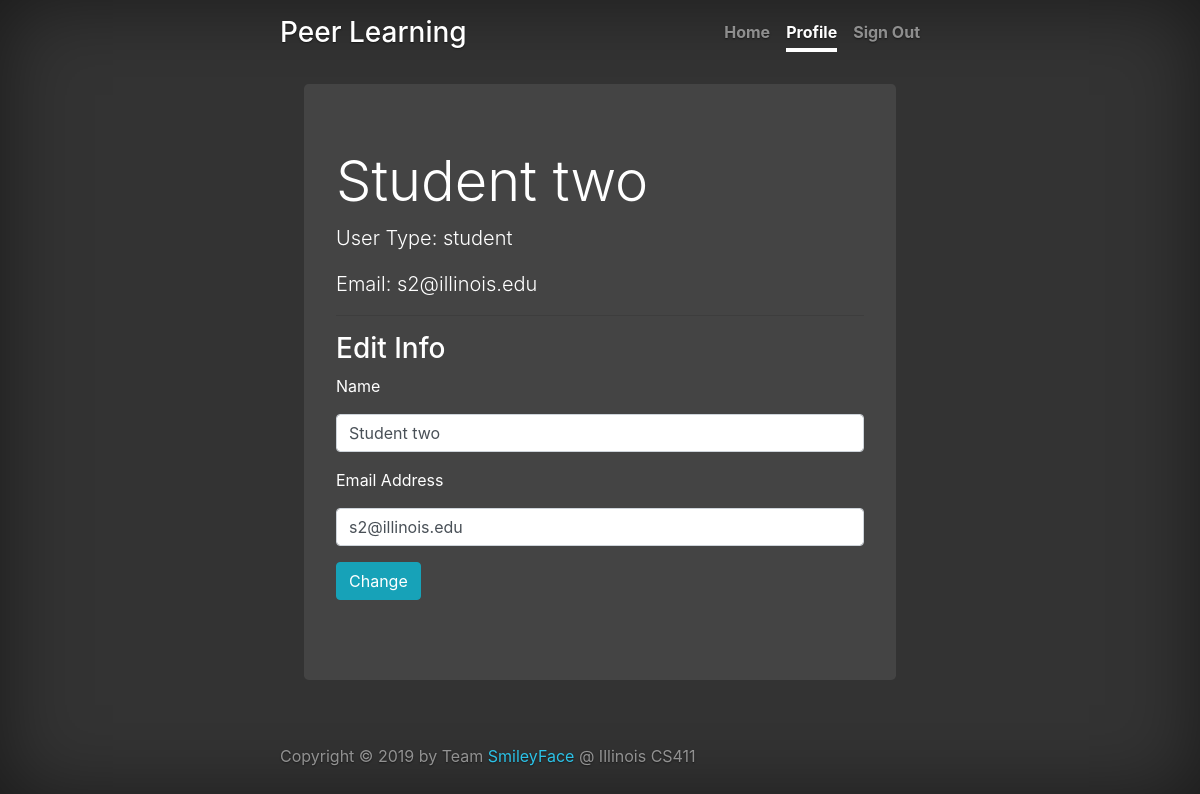
/dashboard/instructor/profile (signed in), run on the app's committed database.
### application/models.py (models this page shows, shortened)
class User(UserMixin, db.Model):
    __tablename__ = 'user'
    email = db.Column(db.String(120), primary_key=True)
    name = db.Column(db.String(80), unique=False, nullable=False)
    password = db.Column(db.String(80), unique=False, nullable=False)
    user_type = db.Column(db.String(50))

### application.py (the view, shortened to what this page needs)
@application.route('/dashboard/student/profile', methods=['GET', 'POST'])
@application.route('/dashboard/instructor/profile', methods=['GET', 'POST'])
def profile():
    update_profile_form = UserProfileForm(request.form)
    return render_template('profile.html', user=flask_login.current_user, update_profile_form=update_profile_form)

### application/forms.py
class UserProfileForm(Form):
    email = EmailField(label='Email Address', validators=[validators.DataRequired(), validators.Email()])
    name = StringField(label='Name', description="name", validators=[validators.Length(min=1, max=80,
                                                                                       message=u'Name needs to be 1-80 character(s) long')])

### application.py (called while the page is built)
@login_manager.user_loader
def user_loader(email):
    return User.query.get(email)

### templates/profile.html (shortened to what this page needs)
{% extends "base.html" %} {% import 'macros.html' as macros %}
{% set nav_tabs = [("Home", "/dashboard/instructor/courses"), ("Profile", "/dashboard/instructor/profile"), ("Sign Out", "/logout")] %}
{% set active_tab = "Profile" %}
{% block content %}
<main role="main" class="inner cover">
    <div class="jumbotron">
        <h1 class="display-4">{{user.name}}</h1>
        <p class="lead">User Type: {{user.user_type}}</p>
        <p class="lead">Email: {{user.email}}</p>
        <hr>
        <h3 class="display-5">Edit Info</h3>
        <form id="UserProfileForm" action="/dashboard/student/profile" method="post">
            {{ macros.render_field(update_profile_form.name, value= user.name, label_visible=true) }}
            {{ macros.render_field(update_profile_form.email, value= user.email, label_visible=true) }}
            <button type="submit" class="btn btn-info">Change</button>
        </form>
    </div>
</main>
{% endblock %}

### static/styles/style.css (style rules this page uses)
html, body { height: 100%; background-color: #333; }
body { display: flex; color: #fff; text-shadow: 0 .05rem .1rem rgba(0, 0, 0, .5); box-shadow: inset 0 0 5rem rgba(0, 0, 0, .5); }
.cover { padding: 0 1.5rem; }

### templates/profile.html (style rules this page uses)
.jumbotron { background: #444; text-shadow: none; }

### data on the page
User: name "Student two", user_type "student", email "s2@illinois.edu"

### other printed values
{{ text }} "Home" "Sign Out"
{{ text }} "Profile"
{{ field.label }} "Name Email Address"
